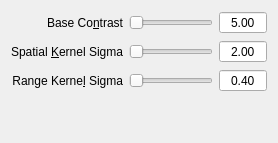
        <widget class="QWidget" name="page_durand">
         <property name="sizePolicy">
          <sizepolicy hsizetype="Minimum" vsizetype="Minimum">
           <horstretch>0</horstretch>
           <verstretch>0</verstretch>
          </sizepolicy>
         </property>
         <layout class="QGridLayout" name="gridLayout_8">
          <item row="0" column="0">
           <layout class="QGridLayout" name="gridLayout_14">
            <item row="1" column="0">
             <widget class="QLabel" name="label_spatialsigma">
              <property name="sizePolicy">
               <sizepolicy hsizetype="Minimum" vsizetype="Minimum">
                <horstretch>0</horstretch>
                <verstretch>0</verstretch>
               </sizepolicy>
              </property>
              <property name="text">
               <string>Spatial &amp;Kernel Sigma</string>
              </property>
              <property name="alignment">
               <set>Qt::AlignRight|Qt::AlignTrailing|Qt::AlignVCenter</set>
              </property>
              <property name="wordWrap">
               <bool>true</bool>
              </property>
              <property name="buddy">
               <cstring>spatialSlider</cstring>
              </property>
             </widget>
            </item>
            <item row="0" column="0">
             <widget class="QLabel" name="label_basecontrast">
              <property name="sizePolicy">
               <sizepolicy hsizetype="Minimum" vsizetype="Minimum">
                <horstretch>0</horstretch>
                <verstretch>0</verstretch>
               </sizepolicy>
              </property>
              <property name="text">
               <string>Base Co&amp;ntrast</string>
              </property>
              <property name="alignment">
               <set>Qt::AlignRight|Qt::AlignTrailing|Qt::AlignVCenter</set>
              </property>
              <property name="wordWrap">
               <bool>true</bool>
              </property>
              <property name="buddy">
               <cstring>baseSlider</cstring>
              </property>
             </widget>
            </item>
            <item row="0" column="2">
             <widget class="QDoubleSpinBox" name="basedsb">
              <property name="alignment">
               <set>Qt::AlignCenter</set>
              </property>
              <property name="buttonSymbols">
               <enum>QAbstractSpinBox::NoButtons</enum>
              </property>
              <property name="maximum">
               <double>10.000000000000000</double>
              </property>
              <property name="value">
               <double>5.000000000000000</double>
              </property>
             </widget>
            </item>
            <item row="1" column="2">
             <widget class="QDoubleSpinBox" name="spatialdsb">
              <property name="frame">
               <bool>true</bool>
              </property>
              <property name="alignment">
               <set>Qt::AlignCenter</set>
              </property>
              <property name="buttonSymbols">
               <enum>QAbstractSpinBox::NoButtons</enum>
              </property>
              <property name="maximum">
               <double>100.000000000000000</double>
              </property>
              <property name="singleStep">
               <double>1.000000000000000</double>
              </property>
              <property name="value">
               <double>2.000000000000000</double>
              </property>
             </widget>
            </item>
            <item row="0" column="1">
             <widget class="QSlider" name="baseSlider">
              <property name="sizePolicy">
               <sizepolicy hsizetype="MinimumExpanding" vsizetype="Minimum">
                <horstretch>0</horstretch>
                <verstretch>0</verstretch>
               </sizepolicy>
              </property>
              <property name="cursor">
               <cursorShape>PointingHandCursor</cursorShape>
              </property>
              <property name="maximum">
               <number>100</number>
              </property>
              <property name="orientation">
               <enum>Qt::Horizontal</enum>
              </property>
             </widget>
            </item>
            <item row="1" column="1">
             <widget class="QSlider" name="spatialSlider">
              <property name="sizePolicy">
               <sizepolicy hsizetype="MinimumExpanding" vsizetype="Minimum">
                <horstretch>0</horstretch>
                <verstretch>0</verstretch>
               </sizepolicy>
              </property>
              <property name="cursor">
               <cursorShape>PointingHandCursor</cursorShape>
              </property>
              <property name="maximum">
               <number>100</number>
              </property>
              <property name="orientation">
               <enum>Qt::Horizontal</enum>
              </property>
             </widget>
            </item>
            <item row="2" column="0">
             <widget class="QLabel" name="label_rangesigma">
              <property name="sizePolicy">
               <sizepolicy hsizetype="Minimum" vsizetype="Minimum">
                <horstretch>0</horstretch>
                <verstretch>0</verstretch>
               </sizepolicy>
              </property>
              <property name="text">
               <string>Range Kerne&amp;l Sigma</string>
              </property>
              <property name="alignment">
               <set>Qt::AlignRight|Qt::AlignTrailing|Qt::AlignVCenter</set>
              </property>
              <property name="wordWrap">
               <bool>true</bool>
              </property>
              <property name="buddy">
               <cstring>rangeSlider</cstring>
              </property>
             </widget>
            </item>
            <item row="2" column="1">
             <widget class="QSlider" name="rangeSlider">
              <property name="sizePolicy">
               <sizepolicy hsizetype="MinimumExpanding" vsizetype="Minimum">
                <horstretch>0</horstretch>
                <verstretch>0</verstretch>
               </sizepolicy>
              </property>
              <property name="cursor">
               <cursorShape>PointingHandCursor</cursorShape>
              </property>
              <property name="maximum">
               <number>100</number>
              </property>
              <property name="orientation">
               <enum>Qt::Horizontal</enum>
              </property>
             </widget>
            </item>
            <item row="2" column="2">
             <widget class="QDoubleSpinBox" name="rangedsb">
              <property name="alignment">
               <set>Qt::AlignCenter</set>
              </property>
              <property name="buttonSymbols">
               <enum>QAbstractSpinBox::NoButtons</enum>
              </property>
              <property name="minimum">
               <double>0.010000000000000</double>
              </property>
              <property name="maximum">
               <double>10.000000000000000</double>
              </property>
              <property name="singleStep">
               <double>0.100000000000000</double>
              </property>
              <property name="value">
               <double>0.400000000000000</double>
              </property>
             </widget>
            </item>
           </layout>
          </item>
          <item row="1" column="0">
           <spacer name="verticalSpacer_16">
            <property name="orientation">
             <enum>Qt::Vertical</enum>
            </property>
            <property name="sizeHint" stdset="0">
             <size>
              <width>20</width>
              <height>40</height>
             </size>
            </property>
           </spacer>
          </item>
         </layout>
        </widget>
